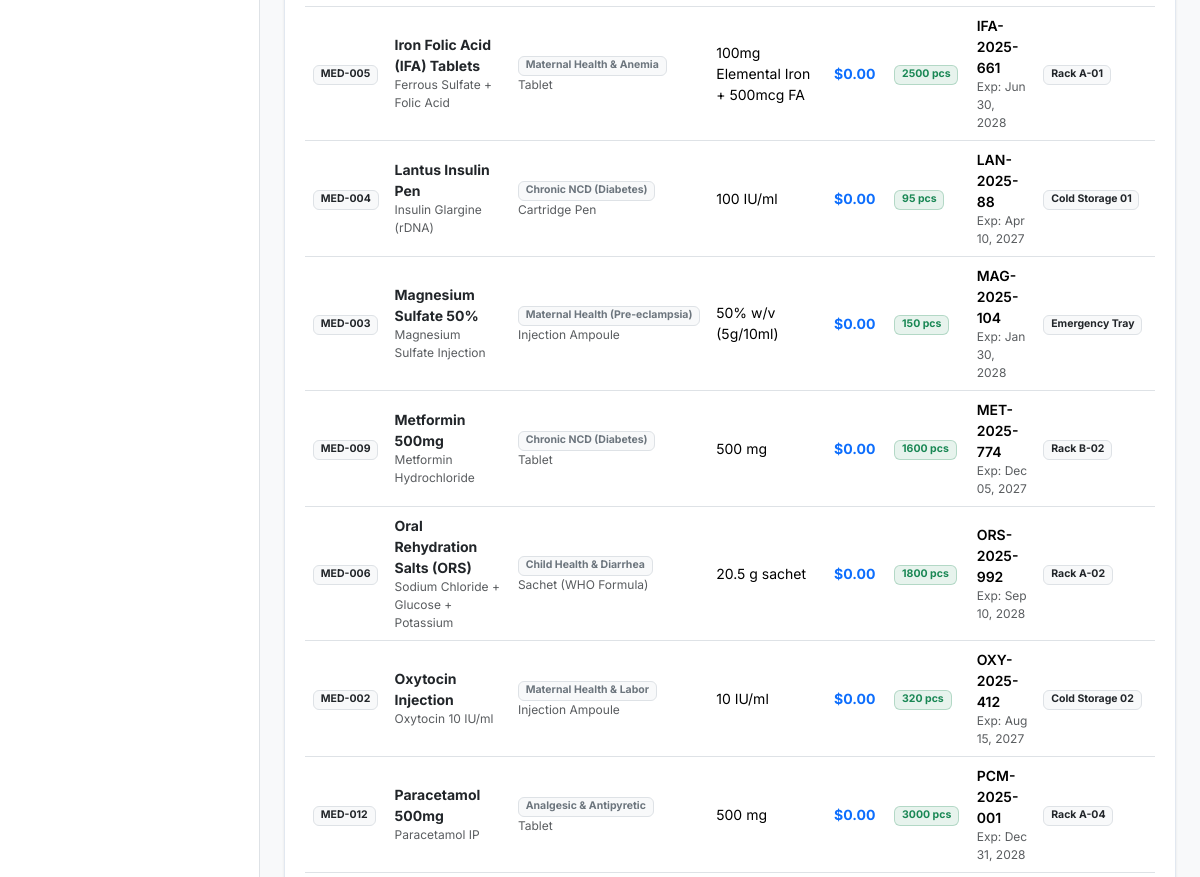
/pharmacy (signed in, middle part), run on an earlier commit of the app's database.
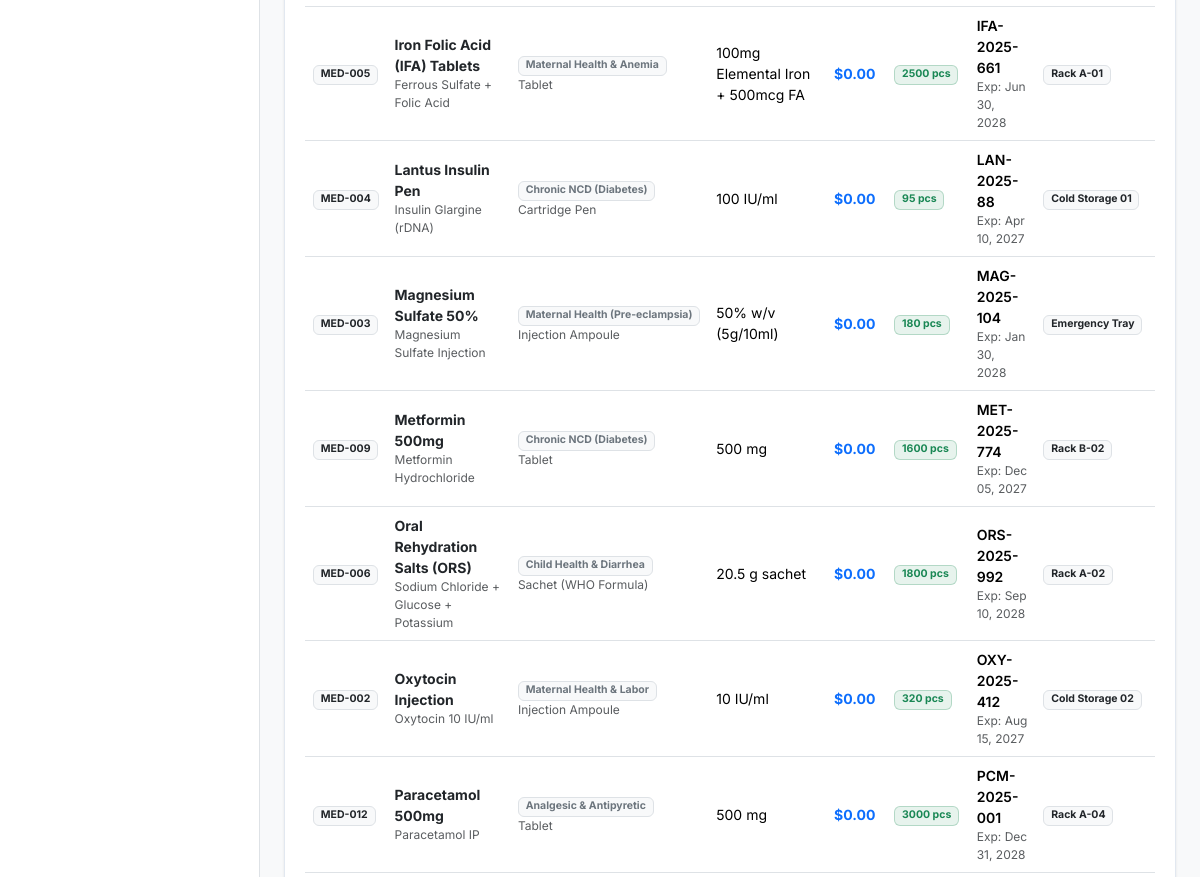
And on a later commit of the database.
### tables this page shows
CREATE TABLE medicines (
    id INTEGER PRIMARY KEY AUTOINCREMENT,
    code TEXT NOT NULL UNIQUE,
    brand_name TEXT NOT NULL,
    generic_name TEXT NOT NULL,
    category TEXT NOT NULL,
    form TEXT NOT NULL,
    strength TEXT,
    unit_price REAL NOT NULL,
    stock_quantity INTEGER NOT NULL DEFAULT 0,
    reorder_level INTEGER NOT NULL DEFAULT 20,
    batch_number TEXT,
    expiry_date DATE,
    manufacturer TEXT,
    location_rack TEXT,
    is_essential_life_saving INTEGER DEFAULT 0, -- Anti-snake venom, Oxytocin, Insulin, etc.
    created_at DATETIME DEFAULT CURRENT_TIMESTAMP
);

### app.py (the view)
@app.route("/pharmacy")
@login_required
def pharmacy_catalog():
    query_param = request.args.get("q", "").strip()
    category_param = request.args.get("category", "").strip()
    stock_status = request.args.get("stock", "").strip()
    sql = "SELECT * FROM medicines WHERE 1=1"
    params = []
    if query_param:
        sql += " AND (brand_name LIKE ? OR generic_name LIKE ? OR code LIKE ?)"
        term = f"%{query_param}%"
        params.extend([term, term, term])
    if category_param:
        sql += " AND category = ?"
        params.append(category_param)
    if stock_status == "low":
        sql += " AND stock_quantity <= reorder_level AND stock_quantity > 0"
    elif stock_status == "out":
        sql += " AND stock_quantity = 0"
    sql += " ORDER BY is_essential_life_saving DESC, brand_name ASC"
    medicines = query_db(sql, params)
    categories = query_db("SELECT DISTINCT category FROM medicines ORDER BY category")
    if session.get("user_role") == "patient":
        patient_rec = query_db("SELECT id FROM patients WHERE user_id = ?", (session.get("user_id"),), one=True)
        pid = patient_rec["id"] if patient_rec else -1
        pending_prescriptions = query_db(
            """SELECT pr.*, p.first_name, p.last_name, p.patient_uid, p.village, p.abha_id, u.full_name as doctor_name
               FROM prescriptions pr
               JOIN patients p ON pr.patient_id = p.id
               JOIN users u ON pr.doctor_id = u.id
               WHERE pr.patient_id = ?
               ORDER BY pr.created_at DESC""",
            (pid,)
        )
    else:
        pending_prescriptions = query_db(
            """SELECT pr.*, p.first_name, p.last_name, p.patient_uid, p.village, p.abha_id, u.full_name as doctor_name
               FROM prescriptions pr
               JOIN patients p ON pr.patient_id = p.id
               JOIN users u ON pr.doctor_id = u.id
               WHERE pr.status IN ('Pending', 'Partially Dispensed')
               ORDER BY pr.created_at DESC"""
        )
    for rx in pending_prescriptions:
        rx_items = query_db(
            """SELECT pi.*, m.brand_name, m.generic_name, m.unit_price, m.stock_quantity
               FROM prescription_items pi
               JOIN medicines m ON pi.medicine_id = m.id
               WHERE pi.prescription_id = ?""",
            (rx["id"],)
        )
        rx["rx_items"] = rx_items
    return render_template(
        "pharmacy/index.html",
        medicines=medicines,
        categories=categories,
        pending_prescriptions=pending_prescriptions,
        query=query_param,
        category_filter=category_param,
        stock_status=stock_status
    )

### app.py (called while the page is built)
@app.template_filter("format_date")
def format_date_filter(value, fmt="%b %d, %Y"):
    if not value:
        return "—"
    try:
        if isinstance(value, (datetime, date)):
            return value.strftime(fmt)
        clean_val = str(value).split(".")[0]
        if " " in clean_val:
            dt = datetime.strptime(clean_val, "%Y-%m-%d %H:%M:%S")
        else:
            dt = datetime.strptime(clean_val, "%Y-%m-%d")
        return dt.strftime(fmt)
    except Exception:
        return str(value)

def login_required(f):
    @wraps(f)
    def decorated_function(*args, **kwargs):
        if "user_id" not in session:
            flash("Please sign in to access PulseCare Public Health Network.", "warning")
            return redirect(url_for("login", next=request.url))
        return f(*args, **kwargs)
    return decorated_function

### models.py (called while the page is built, shortened)
def get_db_path():
    bundled_db = os.path.join(os.path.dirname(__file__), "pulsecare.db")
    return bundled_db

def get_db_connection():
    db_file = get_db_path()
    conn = sqlite3.connect(db_file, timeout=30, check_same_thread=False)
    conn.row_factory = sqlite3.Row
    conn.execute("PRAGMA foreign_keys = ON")
    conn.execute("PRAGMA journal_mode = WAL")       # Ultra-fast concurrent reads/writes
    conn.execute("PRAGMA synchronous = NORMAL")     # Safe with WAL, maximum throughput
    conn.execute("PRAGMA cache_size = -32000")      # 32MB in-memory page cache
    conn.execute("PRAGMA temp_store = MEMORY")      # Temporary tables and indices in RAM
    conn.execute("PRAGMA mmap_size = 268435456")    # 256MB memory-mapped file I/O for instant reads
    return conn

def query_db(query, args=(), one=False):
    conn = get_db_connection()
    try:
        cur = conn.cursor()
        cur.execute(query, args)
        rv = cur.fetchall()
        return (dict(rv[0]) if rv else None) if one else [dict(r) for r in rv]
    finally:
        conn.close()

def get_setting(key, default=None):
    row = query_db("SELECT value FROM hospital_settings WHERE key = ?", (key,), one=True)
    return row["value"] if row else default

### templates/pharmacy/index.html (shortened to what this page needs)
{% extends "base.html" %}
{% block content %}
<div class="card-custom mb-4">
  <div class="card-body-custom">
    <div class="tab-content" id="pharmacyTabsContent">
      <div class="tab-pane fade show active" id="inventory" role="tabpanel">
        <div class="table-responsive">
          <table class="table table-hover align-middle mb-0 fs-7">
            <tbody>
              {% for m in medicines %}
              <tr>
                <td><span class="badge bg-light text-dark border fw-bold">{{ m.code }}</span></td>
                <td>
                  <div class="fw-bold text-dark">{{ m.brand_name }}</div>
                  <div class="text-muted fs-8">{{ m.generic_name }}</div>
                </td>
                <td>
                  <span class="badge bg-light text-secondary border">{{ m.category }}</span>
                  <div class="text-muted fs-8">{{ m.form }}</div>
                </td>
                <td>{{ m.strength or '—' }}</td>
                <td class="fw-bold text-primary">${{ "%.2f"|format(m.unit_price) }}</td>
                <td>
                  {% if m.stock_quantity == 0 %}
                    <span class="badge bg-danger">OUT OF STOCK (0)</span>
                  {% elif m.stock_quantity <= m.reorder_level %}
                    <span class="badge bg-warning text-dark"><i class="bi bi-exclamation-triangle me-1"></i>LOW: {{ m.stock_quantity }} pcs</span>
                  {% else %}
                    <span class="badge bg-success bg-opacity-10 text-success border border-success border-opacity-25">{{ m.stock_quantity }} pcs</span>
                  {% endif %}
                </td>
                <td>
                  <div class="fw-semibold">{{ m.batch_number }}</div>
                  <div class="text-muted fs-8">Exp: {{ m.expiry_date | format_date }}</div>
                </td>
                <td><span class="badge bg-light text-dark border">{{ m.location_rack or 'Main Bay' }}</span></td>
              </tr>
              {% else %}
              <tr>
                <td colspan="8" class="text-center py-4 text-muted">No medicines found in catalog.</td>
              </tr>
              {% endfor %}
            </tbody>
          </table>
        </div>
      </div>
    </div>
  </div>
</div>
{% endblock %}

### templates/base.html (shortened to what this page needs)
<!DOCTYPE html>
<html lang="{{ selected_lang or 'en' }}">
<head>
  <link rel="preload" href="https://cdn.jsdelivr.net/npm/bootstrap@5.3.3/dist/css/bootstrap.min.css" as="style" onload="this.onload=null;this.rel='stylesheet'">
  <link rel="preload" href="https://cdn.jsdelivr.net/npm/bootstrap-icons@1.11.3/font/bootstrap-icons.min.css" as="style" onload="this.onload=null;this.rel='stylesheet'">
  <link rel="stylesheet" href="/static/css/styles.css">
</head>
<body class="bg-light">
  <div class="d-flex min-vh-100 main-app-wrapper">
    <aside class="sidebar bg-white border-end d-flex flex-column flex-shrink-0 no-print" id="sidebar">
      <div class="sidebar-menu flex-grow-1 overflow-y-auto px-2 py-2">
      </div>
    </aside>
    <main class="content-area flex-grow-1 d-flex flex-column">
      <div class="container-fluid p-4 flex-grow-1">
        {% block content %}{% endblock %}
      </div>
    </main>
  </div>
</body>
</html>

### static/css/styles.css (style rules this page uses)
:root { --primary-color: #0284c7; --primary-dark: #0369a1; --primary-light: #e0f2fe; --secondary-color: #0f172a; --accent-teal: #0d9488; --success-color: #10b981; --warning-color: #f59e0b; --danger-color: #ef4444; --info-color: #06b6d4; --sidebar-bg: #0f172a; --sidebar-hover: #1e293b; --body-bg: #f8fafc; --card-bg: #ffffff; --border-color: #e2e8f0; --text-main: #1e293b; --text-muted: #64748b; --border-radius: 10px; --shadow-sm: 0 1px 3px rgba(0,0,0,0.06), 0 1px 2px rgba(0,0,0,0.04); --shadow-md: 0 4px 6px -1px rgba(0,0,0,0.08), 0 2px 4px -1px rgba(0,0,0,0.04); --shadow-lg: 0 10px 15px -3px rgba(0,0,0,0.08), 0 4px 6px -2px rgba(0,0,0,0.03); }
body { font-family: 'Inter', -apple-system, BlinkMacSystemFont, "Segoe UI", Roboto, "Helvetica Neue", Arial, sans-serif; background-color: var(--body-bg); color: var(--text-main); min-height: 100vh; margin: 0; padding: 0; overflow-x: hidden; }
.sidebar { width: 260px; background-color: var(--sidebar-bg); color: #94a3b8; flex-shrink: 0; display: flex; flex-direction: column; transition: all 0.3s ease; z-index: 1000; }
.card-custom { background: #ffffff; border: 1px solid var(--border-color); border-radius: var(--border-radius); box-shadow: var(--shadow-sm); margin-bottom: 24px; }
.card-body-custom { padding: 20px; }
.fs-7 { font-size: 0.875rem !important; }
.fs-8 { font-size: 0.75rem !important; }
body { top: 0px !important; position: static !important; }

What changed in the data, as far as the page shows it:
changed medicines "Magnesium Sulfate 50%": stock_quantity "150" → "180"
